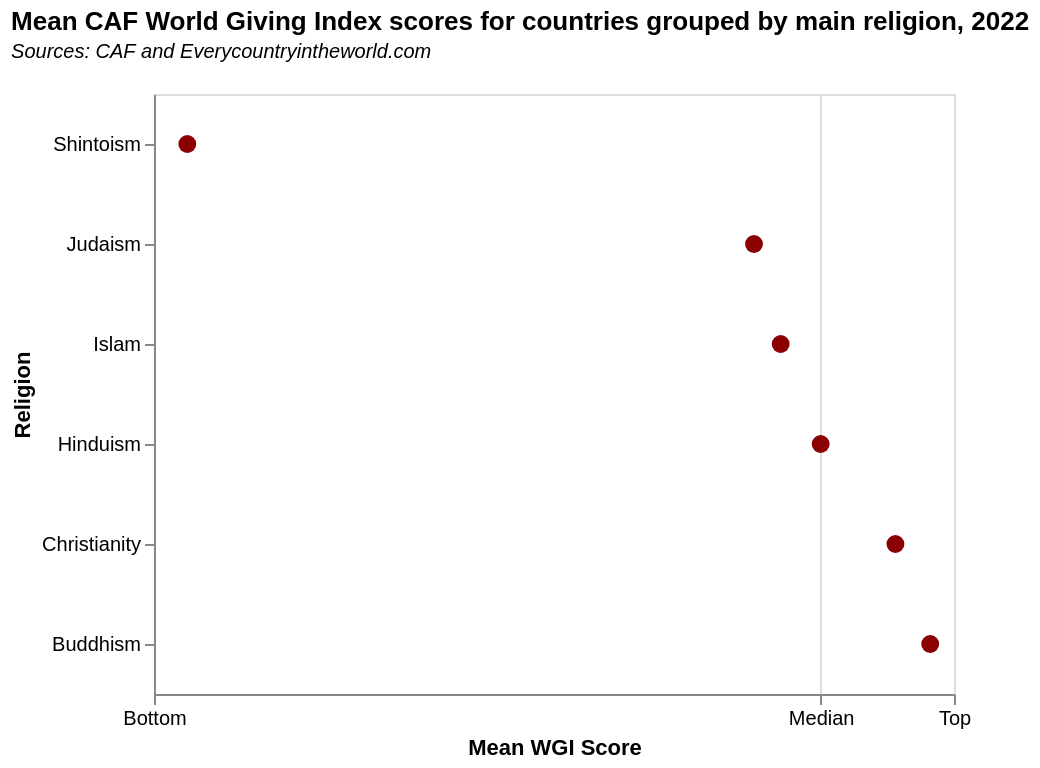

Source (Vega-Lite JSON):
### Vega-Lite specification from a JSON file in a GitHub repository (floating-point values rounded to 4 significant figures)
{"$schema": "https://vega.github.io/schema/vega-lite/v5.json", "description": "Graph showing mean CAF World Giving Index Scores for countries grouped by main religion, 2022", "title": {"text": "Mean CAF World Giving Index scores for countries grouped by main religion, 2022", "subtitle": ["Sources: CAF and Everycountryintheworld.com", ""], "subtitleFontStyle": "italic", "subtitleFontSize": 10, "anchor": "start", "color": "black"}, "data": {"values": [{"2022": "Islam", "Country": "Indonesia", "CAF_2022": "68.0"}, {"2022": "Christianity", "Country": "Australia", "CAF_2022": "55.0"}, {"2022": "Christianity", "Country": "New Zealand", "CAF_2022": "54.0"}, {"2022": "Christianity", "Country": "United States of America", "CAF_2022": "59.0"}, {"2022": "Christianity", "Country": "Ireland", "CAF_2022": "49.0"}, {"2022": "Christianity", "Country": "United Kingdom of Great Britain and Northern Ireland", "CAF_2022": "47.0"}, {"2022": "Buddhism", "Country": "Singapore", "CAF_2022": "45.0"}, {"2022": "Christianity", "Country": "Kenya", "CAF_2022": "61.0"}, {"2022": "Buddhism", "Country": "Myanmar", "CAF_2022": "52.0"}, {"2022": "Christianity", "Country": "Netherlands", "CAF_2022": "46.0"}, {"2022": "Islam", "Country": "United Arab Emirates", "CAF_2022": "47.0"}, {"2022": "Christianity", "Country": "Norway", "CAF_2022": "45.0"}, {"2022": "Christianity", "Country": "Canada", "CAF_2022": "51.0"}, {"2022": "Islam", "Country": "Nigeria", "CAF_2022": "48.0"}, {"2022": "Christianity", "Country": "Iceland", "CAF_2022": "46.0"}, {"2022": "Christianity", "Country": "Malta", "CAF_2022": "45.0"}, {"2022": "Islam", "Country": "Sierra Leone", "CAF_2022": "51.0"}, {"2022": "Christianity", "Country": "Zambia", "CAF_2022": "50.0"}, {"2022": "Christianity", "Country": "Germany", "CAF_2022": "41.0"}, {"2022": "Christianity", "Country": "Denmark", "CAF_2022": "46.0"}, {"2022": "Hinduism", "Country": "Mauritius", "CAF_2022": "37.0"}, {"2022": "Christianity", "Country": "Switzerland", "CAF_2022": "37.0"}, {"2022": "Buddhism", "Country": "Sri Lanka", "CAF_2022": "44.0"}, {"2022": "Islam", "Country": "Iran (Islamic Republic of)", "CAF_2022": "43.0"}, {"2022": "Christianity", "Country": "Austria", "CAF_2022": "45.0"}, {"2022": "Islam", "Country": "Iraq", "CAF_2022": "37.0"}, {"2022": "Christianity", "Country": "Cyprus", "CAF_2022": "40.0"}, {"2022": "Islam", "Country": "Tajikistan", "CAF_2022": "39.0"}, {"2022": "Christianity", "Country": "Ghana", "CAF_2022": "43.0"}, {"2022": "Judaism", "Country": "Israel", "CAF_2022": "37.0"}, {"2022": "Christianity", "Country": "South Africa", "CAF_2022": "35.0"}, {"2022": "Christianity", "Country": "Sweden", "CAF_2022": "42.0"}, {"2022": "Christianity", "Country": "Finland", "CAF_2022": "37.0"}, {"2022": "Buddhism", "Country": "Mongolia", "CAF_2022": "46.0"}, {"2022": "Christianity", "Country": "Honduras", "CAF_2022": "46.0"}, {"2022": "Christianity", "Country": "Slovenia", "CAF_2022": "39.0"}, {"2022": "Christianity", "Country": "Dominican Republic", "CAF_2022": "44.0"}, {"2022": "Christianity", "Country": "Uganda", "CAF_2022": "46.0"}, {"2022": "Islam", "Country": "Saudi Arabia", "CAF_2022": "36.0"}, {"2022": "Hinduism", "Country": "Nepal", "CAF_2022": "40.0"}, {"2022": "Islam", "Country": "Uzbekistan", "CAF_2022": "38.0"}, {"2022": "Christianity", "Country": "Spain", "CAF_2022": "32.0"}, {"2022": "Islam", "Country": "Kyrgyzstan", "CAF_2022": "44.0"}, {"2022": "Christianity", "Country": "Jamaica", "CAF_2022": "46.0"}, {"2022": "Christianity", "Country": "Malawi", "CAF_2022": "39.0"}, {"2022": "Christianity", "Country": "Paraguay", "CAF_2022": "44.0"}, {"2022": "Christianity", "Country": "Chile", "CAF_2022": "38.0"}, {"2022": "Buddhism", "Country": "Thailand", "CAF_2022": "48.0"}, {"2022": "Christianity", "Country": "Costa Rica", "CAF_2022": "44.0"}, {"2022": "Christianity", "Country": "Cameroon", "CAF_2022": "37.0"}, {"2022": "Christianity", "Country": "Nicaragua", "CAF_2022": "40.0"}, {"2022": "Christianity", "Country": "Italy", "CAF_2022": "29.0"}, {"2022": "Islam", "Country": "Guinea", "CAF_2022": "47.0"}, {"2022": "Christianity", "Country": "France", "CAF_2022": "32.0"}, {"2022": "Christianity", "Country": "Namibia", "CAF_2022": "35.0"}, {"2022": "Islam", "Country": "Jordan", "CAF_2022": "32.0"}, {"2022": "Christianity", "Country": "Zimbabwe", "CAF_2022": "31.0"}, {"2022": "Christianity", "Country": "Uruguay", "CAF_2022": "40.0"}, {"2022": "Christianity", "Country": "Panama", "CAF_2022": "36.0"}, {"2022": "Christianity", "Country": "Mozambique", "CAF_2022": "34.0"}, {"2022": "Christianity", "Country": "Colombia", "CAF_2022": "42.0"}, {"2022": "Christianity", "Country": "Ukraine", "CAF_2022": "49.0"}, {"2022": "Islam", "Country": "Burkina Faso", "CAF_2022": "39.0"}, {"2022": "Christianity", "Country": "Portugal", "CAF_2022": "26.0"}, {"2022": "Islam", "Country": "Lebanon", "CAF_2022": "24.0"}, {"2022": "Christianity", "Country": "Bolivia (Plurinational State of)", "CAF_2022": "43.0"}, {"2022": "Islam", "Country": "Senegal", "CAF_2022": "40.0"}, {"2022": "Christianity", "Country": "Slovakia", "CAF_2022": "41.0"}, {"2022": "Christianity", "Country": "Philippines", "CAF_2022": "47.0"}, {"2022": "Islam", "Country": "Bosnia and Herzegovina", "CAF_2022": "44.0"}, {"2022": "Islam", "Country": "Pakistan", "CAF_2022": "29.0"}, {"2022": "Islam", "Country": "Algeria", "CAF_2022": "30.0"}, {"2022": "Islam", "Country": "Mali", "CAF_2022": "38.0"}, {"2022": "Christianity", "Country": "Argentina", "CAF_2022": "47.0"}, {"2022": "Islam", "Country": "Kazakhstan", "CAF_2022": "34.0"}, {"2022": "Christianity", "Country": "Peru", "CAF_2022": "39.0"}, {"2022": "Christianity", "Country": "Romania", "CAF_2022": "30.0"}, {"2022": "Islam", "Country": "Morocco", "CAF_2022": "31.0"}, {"2022": "Christianity", "Country": "Benin", "CAF_2022": "32.0"}, {"2022": "Islam", "Country": "Egypt", "CAF_2022": "23.0"}, {"2022": "Christianity", "Country": "Venezuela (Bolivarian Republic of)", "CAF_2022": "45.0"}, {"2022": "Islam", "Country": "Albania", "CAF_2022": "34.0"}, {"2022": "Christianity", "Country": "Estonia", "CAF_2022": "40.0"}, {"2022": "Christianity", "Country": "Russian Federation", "CAF_2022": "46.0"}, {"2022": "Christianity", "Country": "Poland", "CAF_2022": "47.0"}, {"2022": "Christianity", "Country": "Gabon", "CAF_2022": "34.0"}, {"2022": "Christianity", "Country": "Mexico", "CAF_2022": "44.0"}, {"2022": "Christianity", "Country": "Togo", "CAF_2022": "34.0"}, {"2022": "Christianity", "Country": "Georgia", "CAF_2022": "31.0"}, {"2022": "Christianity", "Country": "Ecuador", "CAF_2022": "42.0"}, {"2022": "Christianity", "Country": "Hungary", "CAF_2022": "40.0"}, {"2022": "Christianity", "Country": "Brazil", "CAF_2022": "47.0"}, {"2022": "Christianity", "Country": "Armenia", "CAF_2022": "29.0"}, {"2022": "Hinduism", "Country": "India", "CAF_2022": "40.0"}, {"2022": "Christianity", "Country": "Czechia", "CAF_2022": "48.0"}, {"2022": "Christianity", "Country": "Bulgaria", "CAF_2022": "41.0"}, {"2022": "Christianity", "Country": "El Salvador", "CAF_2022": "36.0"}, {"2022": "Shintoism", "Country": "Japan", "CAF_2022": "20.0"}, {"2022": "Christianity", "Country": "Serbia", "CAF_2022": "46.0"}, {"2022": "Christianity", "Country": "Croatia", "CAF_2022": "37.0"}, {"2022": "Islam", "Country": "Tunisia", "CAF_2022": "28.0"}, {"2022": "Islam", "Country": "Afghanistan", "CAF_2022": "21.0"}, {"2022": "Christianity", "Country": "Latvia", "CAF_2022": "29.0"}, {"2022": "Christianity", "Country": "Lithuania", "CAF_2022": "37.0"}, {"2022": "Buddhism", "Country": "Cambodia", "CAF_2022": "19.0"}, {"2022": "Buddhism", "Country": "China", "CAF_2022": "42.0"}, {"2022": "Christianity", "Country": "Greece", "CAF_2022": "32.0"}]}, "height": 300, "width": 400, "mark": {"size": 80, "type": "circle", "color": "darkred"}, "encoding": {"x": {"aggregate": "mean", "axis": {"labelExpr": "datum.label == 19 ? 'Bottom' : datum.label == 39 ? 'Median' : 'Top'", "labelFlush": false, "values": [19, 39, 43]}, "field": "CAF_2022", "scale": {"domain": [19, 43]}, "title": "Mean WGI Score"}, "y": {"field": "2022", "sort": "x", "title": "Religion"}}}
